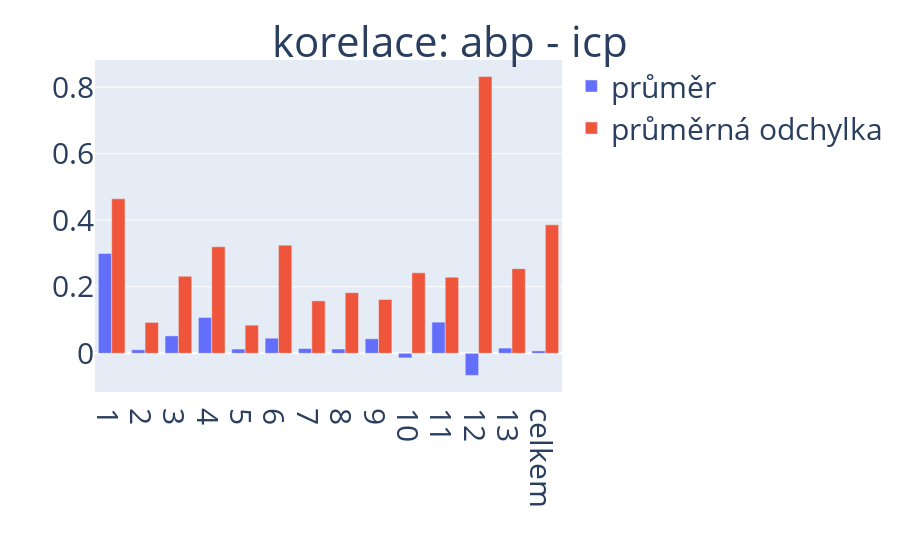

Notebook code for this chart:
### Code cell
bar = {"průměr": abp_icp[0], "směrodatná odchylka": abp_icp[1]}
fig = px.bar(bar,barmode="group")
fig.update_layout(xaxis_title="",yaxis_title="", legend_title="", font={"size":30},title={"text":"korelace: abp - icp", "x":0.5, "y":0.95})
fig.update_xaxes(tickvals=np.arange(14),ticktext=["1","2","3","4","5","6","7","8","9","10","11","12","13","celkem"])
fig

### Figure 1 — Plotly figure (JSON) as saved in the notebook; plotly's stock layout.template omitted (floating-point values rounded to 4 significant figures)
{"data": [{"alignmentgroup": "True", "hovertemplate": "variable=průměr<br>index=%{x}<br>value=%{y}<extra></extra>", "legendgroup": "průměr", "marker": {"color": "#636efa", "pattern": {"shape": ""}}, "name": "průměr", "offsetgroup": "průměr", "orientation": "v", "showlegend": true, "textposition": "auto", "type": "bar", "x": [0, 1, 2, 3, 4, 5, 6, 7, 8, 9, 10, 11, 12, 13], "xaxis": "x", "y": [0.3001, 0.01068, 0.05243, 0.1078, 0.01288, 0.04548, 0.01431, 0.01297, 0.04369, -0.01372, 0.09358, -0.06635, 0.01577, 0.007316], "yaxis": "y"}, {"alignmentgroup": "True", "hovertemplate": "variable=průměrná odchylka<br>index=%{x}<br>value=%{y}<extra></extra>", "legendgroup": "průměrná odchylka", "marker": {"color": "#EF553B", "pattern": {"shape": ""}}, "name": "průměrná odchylka", "offsetgroup": "průměrná odchylka", "orientation": "v", "showlegend": true, "textposition": "auto", "type": "bar", "x": [0, 1, 2, 3, 4, 5, 6, 7, 8, 9, 10, 11, 12, 13], "xaxis": "x", "y": [0.4642, 0.09284, 0.2317, 0.32, 0.08457, 0.325, 0.1575, 0.1821, 0.1617, 0.2419, 0.2287, 0.8314, 0.2544, 0.3859], "yaxis": "y"}], "layout": {"barmode": "group", "font": {"size": 30}, "legend": {"title": {"text": ""}, "tracegroupgap": 0}, "margin": {"t": 60}, "title": {"text": "korelace: abp - icp", "x": 0.5, "y": 0.95}, "xaxis": {"anchor": "y", "domain": [0, 1], "ticktext": ["1", "2", "3", "4", "5", "6", "7", "8", "9", "10", "11", "12", "13", "celkem"], "tickvals": [0, 1, 2, 3, 4, 5, 6, 7, 8, 9, 10, 11, 12, 13], "title": {"text": ""}}, "yaxis": {"anchor": "x", "domain": [0, 1], "title": {"text": ""}}}}
